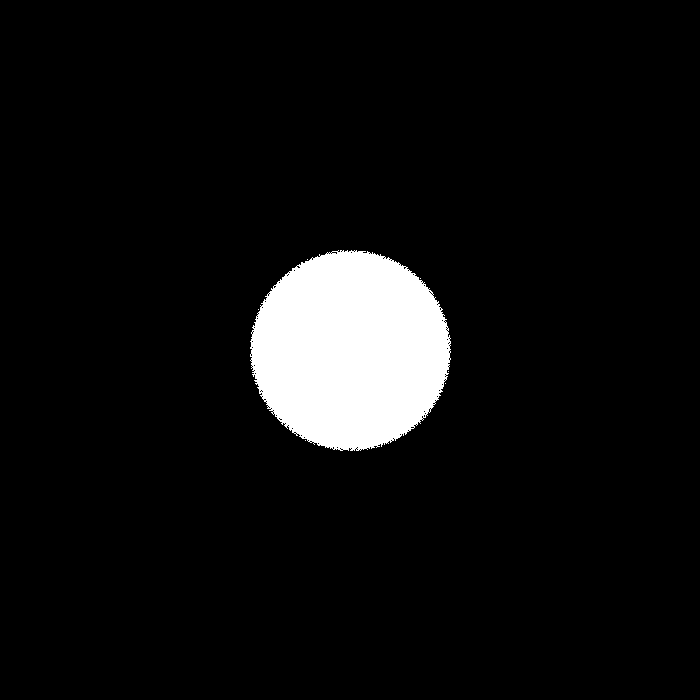
Frame 1 (no input)
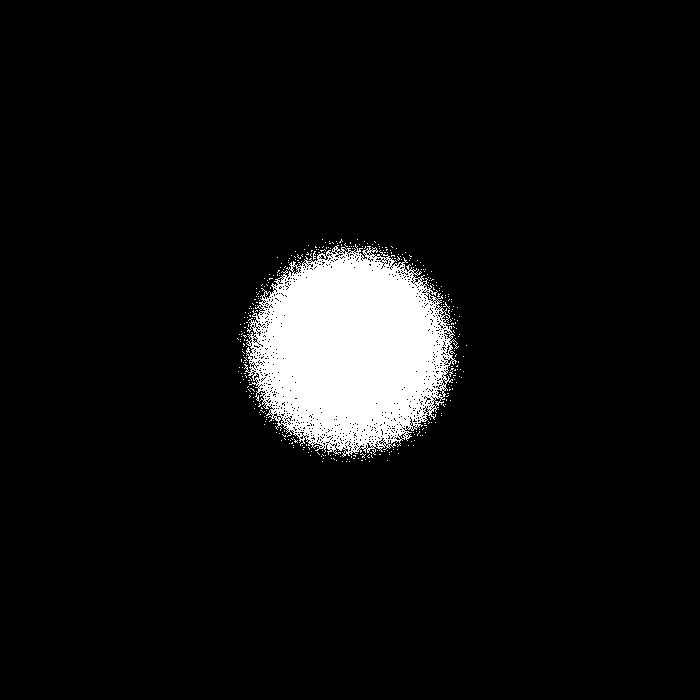
Frame 60 (the mouse pressed at the canvas centre just before this capture)
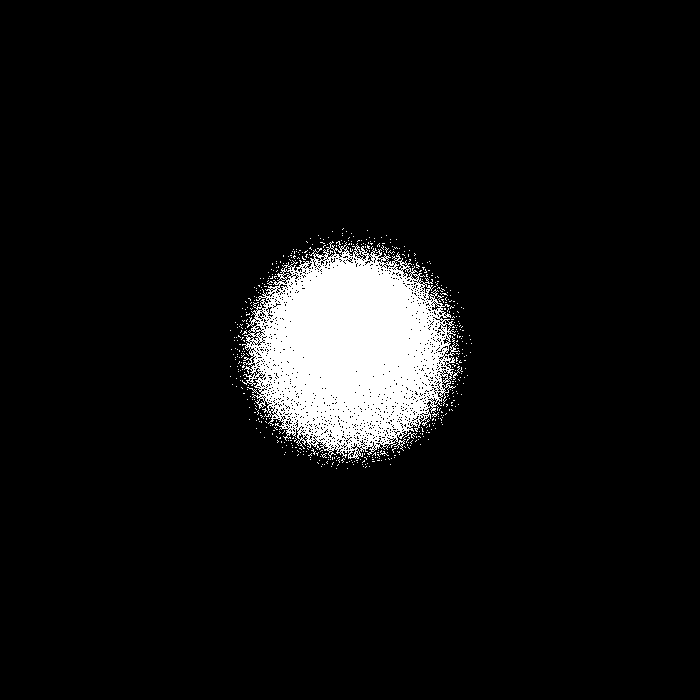
Frame 120 (the mouse held since frame 60 and released just before this capture)

The Processing sketch that drew these frames (run headless with seeded random() and noise(); from frame 60 on, the mouse is pressed at the canvas centre):

// Processing sketch: Entropy
// ── Entropy.pde
import java.util.Collections;

ArrayList<Particle> particles;
void setup() {
  size(700, 700);
  background(#000000);
  particles = new ArrayList();
  for (float teta = 0; teta <= TWO_PI; teta += TWO_PI/600) {
    for (float R = 0; R < 100; R += 0.3) {
      int i = width/2 + int(sin(teta) * R);
      int j = height/2 + int(cos(teta) * R);
      if (get(i, j) != #ffffff) {
        particles.add(new Particle(i, j));
      }
    }
  }
  Collections.shuffle(particles);
}

void draw() {
  for (Particle p : particles) {
    p.update();
  }
}

void keyPressed() {
  filter(BLUR, 10);
  stop();
}
// ── Particle.pde
class Particle {
  int i, j;

  Particle(int x, int y) {
    i = x;
    j = y;
    set(i, j, #ffffff);
  }

  void update() {
    if (countNeighbors(i, j) != 8 && (i > 1 && i < width-2 && j > 1 && j < height-2)) {
      set(i, j, #000000);
      int di, dj;
      do {
        di = int(random(-2, 2));
        dj = int(random(-2, 2));
      } while (get(i + di, j + dj) == #FFFFFF);
      i = constrain(i + di, 1, width-2);
      j = constrain(j + dj, 1, height-2);
      set(i, j, #FFFFFF);
    }
  }

  int countNeighbors(int x, int y) {
    return neighbor(x+1, y)
      + neighbor(x-1, y)
      + neighbor(x, y+1)
      + neighbor(x-1, y)  
      + neighbor(x+1, y+1)
      + neighbor(x-1, y+1)
      + neighbor(x+1, y-1)
      + neighbor(x-1, y-1);
  }

  int neighbor(int x, int y) {
    if (get(x, y) == #FFFFFF) {
      return 1;
    } else {
      return 0;
    }
  }
}
